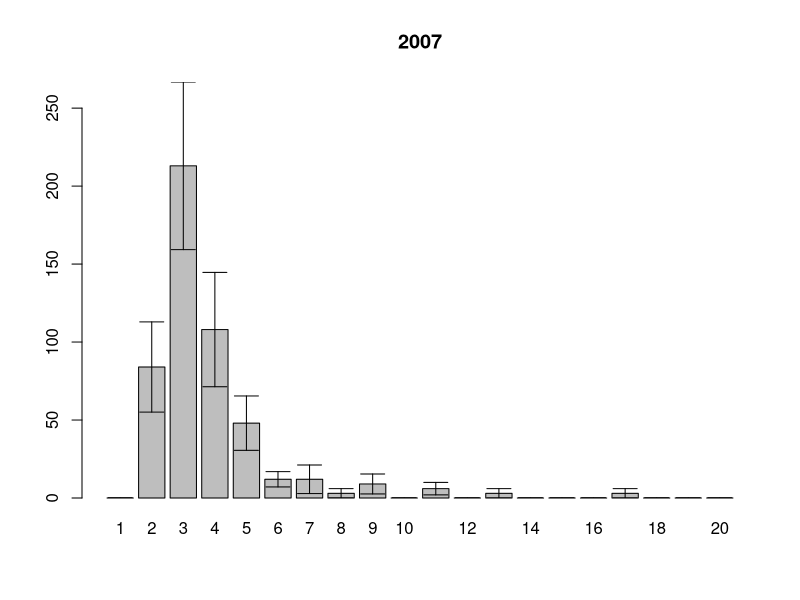
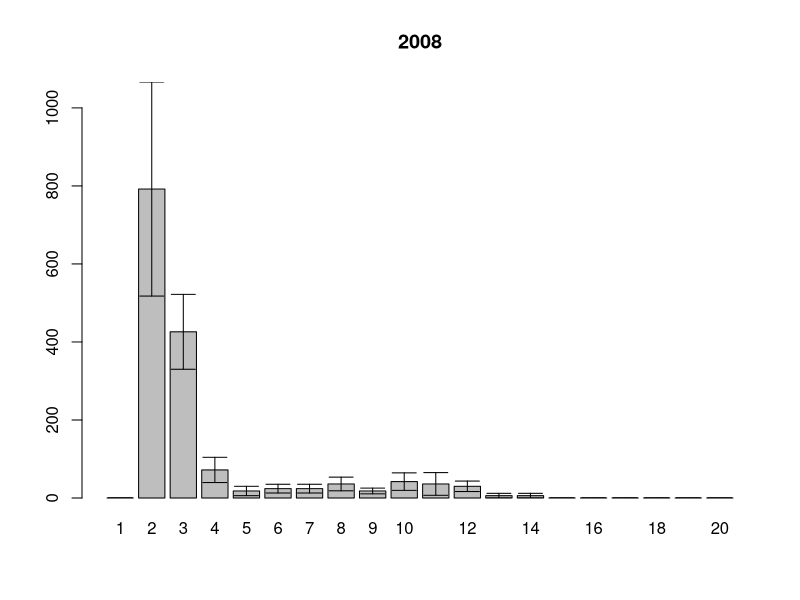
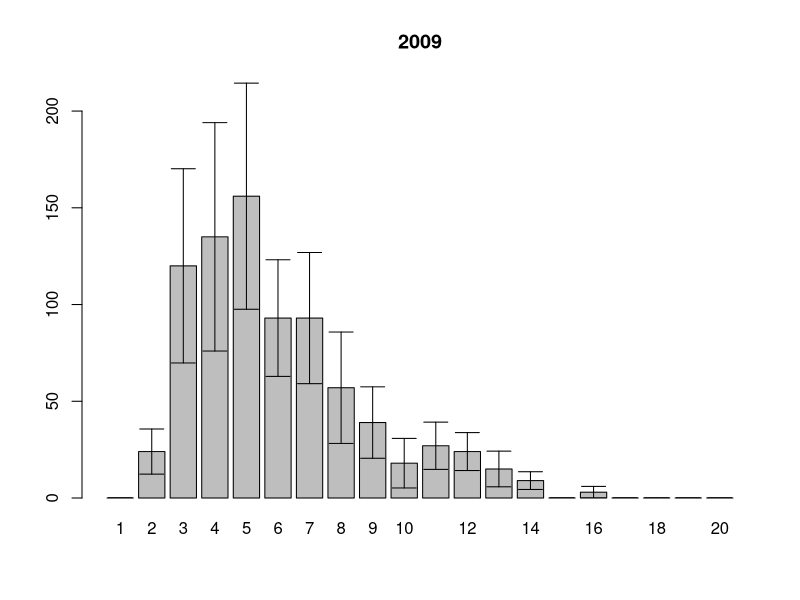
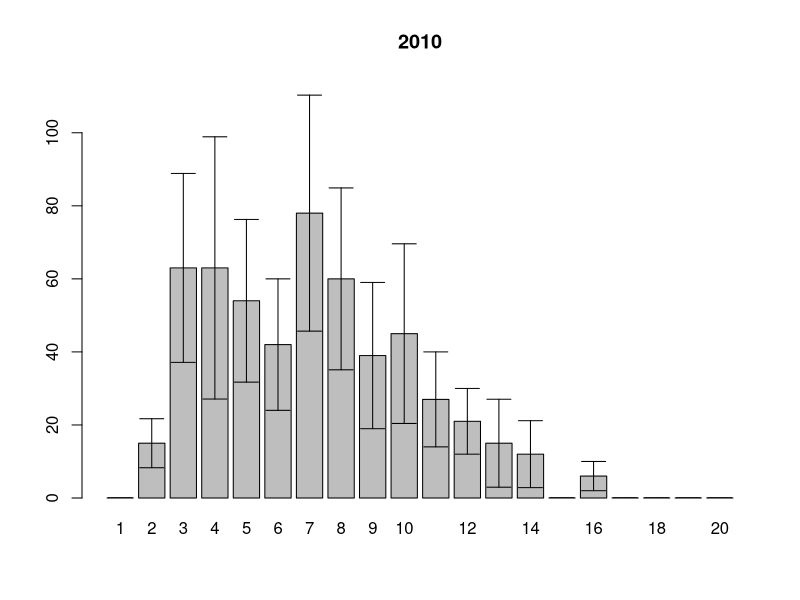
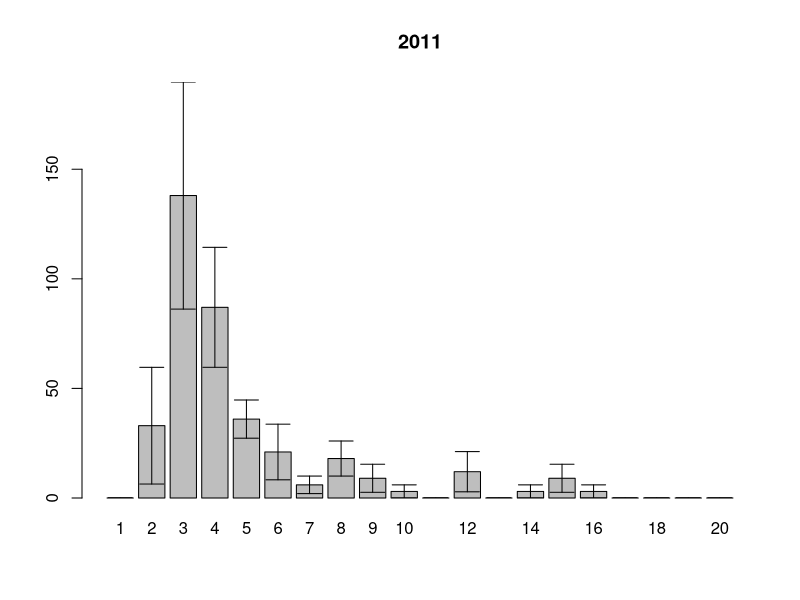
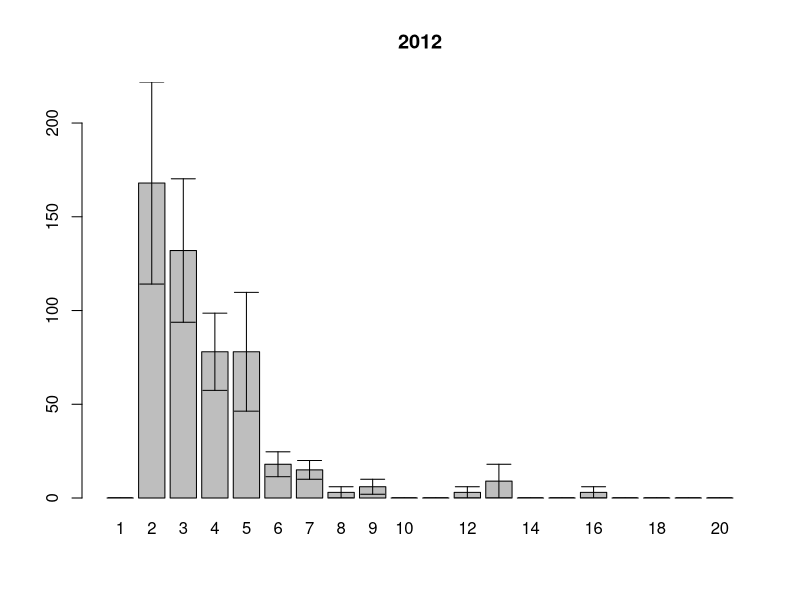
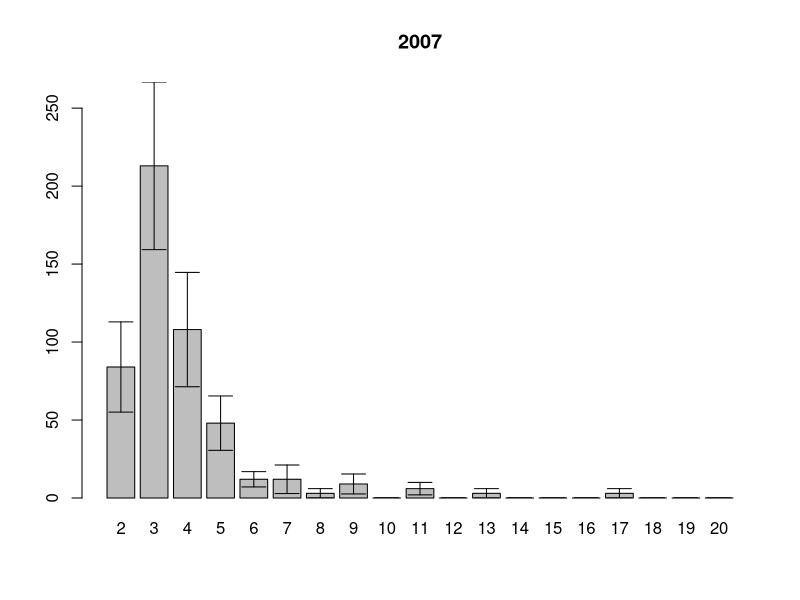
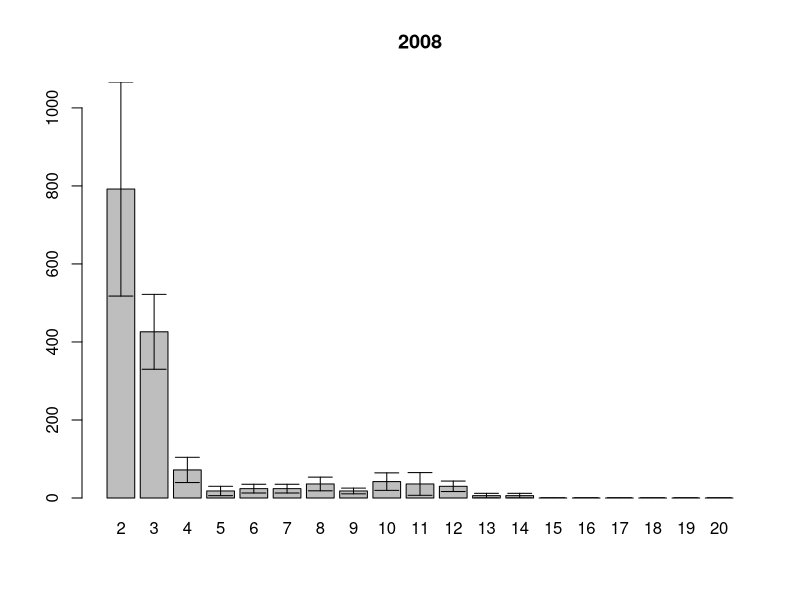

Here is the R script that generated these plots, in order: (Note: this script raises an error after producing the figures.)
setwd("~/Dropbox/PhD_thesis/White_Sea/Lomnishniy/")
setwd("~/note_backup_2013-04-13/PhD_thesis/White_Sea/Lomnishniy/")

# размерная структура суммарно по годам по горизонтам
ishodnik<-read.table(file="length.csv", sep=";", dec=",", head=T)
samples.squares<-read.table(file="squares.csv", sep=";", dec=",", head=T)
samples.names<-read.table(file="sample.csv", sep=";", dec=",", head=T)
attach(ishodnik)
#year<-factor(year)

Length.int<-cut(Length.mm, breaks=seq(0,20,1))

(size.str.table<-table(Length.int,year,sample))

size.str.df<-as.data.frame(size.str.table) # как таблица данных

#убираем те пробы которых на самом деле нету
for (i in 1:length(levels(size.str.df$year)))
{ (xxx<-size.str.df$sample[size.str.df$year==levels(size.str.df$year)[i] ]%in%
     samples.names$sample[samples.names$year==levels(size.str.df$year)[i]])
  antixxx<-as.logical(1-xxx)
  size.str.df$Freq[size.str.df$year==levels(size.str.df$year)[i]][antixxx]<-NA
}


# SUBSET - для фильтрации таблицы данных
# APPLY - кто-то из них для средней и СД по фрейму

#теперь на квадратный метр
size.str.sqmeter<-size.str.df
for (i in 1:length(levels(size.str.sqmeter$year)))
{
  size.str.sqmeter$Freq[size.str.sqmeter$year==levels(size.str.sqmeter$year)[i]]<-size.str.sqmeter$Freq[size.str.sqmeter$year==levels(size.str.sqmeter$year)[i]] * samples.squares$square[samples.squares$year==levels(size.str.sqmeter$year)[i]]
}

n.samples<-tapply(samples.names$sample,samples.names$year, length )

#subset(size.str.sqmeter,subset=size.str.sqmeter$year=="1992")

#и среднее??
# tapply выдает как резудьтат матрицу
(mean.sizestr.sqmeter<-t(tapply(size.str.sqmeter$Freq,INDEX=list(size.str.sqmeter$year, size.str.sqmeter$Length.int),FUN=mean, na.rm=T)))
mean.sqmeter.df<-as.data.frame(mean.sizestr.sqmeter)
(sd.sizestr.sqmeter<-tapply(size.str.sqmeter$Freq,INDEX=list(size.str.sqmeter$year, size.str.sqmeter$Length.int),FUN=sd, na.rm=T))

n.samples<-tapply(samples.names$sample,samples.names$year, length )

(sem.sizestr.sqmeter <-t(sd.sizestr.sqmeter/sqrt(as.vector(n.samples))))
sem.sqmeter.df<-as.data.frame(sem.sizestr.sqmeter)

length.class<-seq(1,20,1)

#>2mm mean size structure
(mean.sizestr.sqmeter2<-mean.sizestr.sqmeter[2:20,])
mean.sqmeter.df2<-as.data.frame(mean.sizestr.sqmeter2)
(sd.sizestr.sqmeter2<-sd.sizestr.sqmeter[,2:20])

n.samples<-tapply(samples.names$sample,samples.names$year, length )

(sem.sizestr.sqmeter2<-t(sd.sizestr.sqmeter2/sqrt(as.vector(n.samples))))
sem.sqmeter.df2<-as.data.frame(sem.sizestr.sqmeter2)

length.class2<-seq(2,20,1)

#from R-book 
error.bars<-function(yv,z,nn){
  xv<-
    barplot(yv,ylim=c(0,(max(yv)+max(z))),names=nn)#,ylab=deparse(substitute(yv)))
  g=(max(xv)-min(xv))/50
  for (i in 1:length(xv)) {
    lines(c(xv[i],xv[i]),c(yv[i]+z[i],yv[i]-z[i]))
    lines(c(xv[i]-g,xv[i]+g),c(yv[i]+z[i], yv[i]+z[i]))
    lines(c(xv[i]-g,xv[i]+g),c(yv[i]-z[i], yv[i]-z[i]))
  }}




  for (j in 1:length(colnames(mean.sizestr.sqmeter)))
  {
    pdf(file=paste("Lomnishniy", colnames(mean.sizestr.sqmeter)[j], ".pdf",sep="_"))
    error.bars(yv=mean.sizestr.sqmeter[,j], nn=length.class, z=sem.sizestr.sqmeter[,j])
    title(main=colnames(mean.sizestr.sqmeter)[j], xlab="", ylab="")
    dev.off()
  }



## to .eps
#for (j in 1:length(colnames(mean.sizestr.sqmeter)))
#{
#  postscript(file=paste("YuG1", colnames(mean.sizestr.sqmeter)[j], ".eps",sep="_"))
#  error.bars(yv=mean.sizestr.sqmeter[,j], nn=length.class, z=sem.sizestr.sqmeter[,j])
#  title(main=colnames(mean.sizestr.sqmeter)[j], xlab="", ylab="")
#  dev.off()
#}

#>1mm
for (j in 1:length(colnames(mean.sizestr.sqmeter2)))
{
  pdf(file=paste("Lomnishniy2", colnames(mean.sizestr.sqmeter2)[j], ".pdf",sep="_"))
  error.bars(yv=mean.sizestr.sqmeter2[,j], nn=length.class2, z=sem.sizestr.sqmeter2[,j])
  title(main=colnames(mean.sizestr.sqmeter2)[j], xlab="", ylab="")
  dev.off()
}


#динамика обилия
(N.sqmeter<-(t(tapply(size.str.sqmeter$Freq, list(size.str.sqmeter$year, size.str.sqmeter$sample), sum))))
(N.mean.sqmeter<-colMeans(N.sqmeter, na.rm=T))
N.sd.sqmeter<-apply(N.sqmeter, 2, sd, na.rm=T)
N.sem.sqmeter<-N.sd.sqmeter/sqrt(n.samples)

pdf(file="N_dynamic.pdf", family="NimbusSan") # указываем шрифт подпией
plot(y=N.mean.sqmeter, x=names(N.mean.sqmeter),pch=15, main="о. Ломнишный",
     ylim=c(min(N.mean.sqmeter)-max(N.sem.sqmeter), max(N.mean.sqmeter)+max(N.sem.sqmeter)),
     xlab="год", ylab="N, экз./кв.м")
lines(seq(as.numeric(min(names(N.mean.sqmeter))),as.numeric(max(names(N.mean.sqmeter))),1), N.mean.sqmeter, pch=1, type="b")
arrows(x0=seq(as.numeric(min(names(N.mean.sqmeter))),as.numeric(max(names(N.mean.sqmeter))),1), 
       x1=seq(as.numeric(min(names(N.mean.sqmeter))),as.numeric(max(names(N.mean.sqmeter))),1),
       y0=N.mean.sqmeter-N.sem.sqmeter, y1=N.mean.sqmeter+N.sem.sqmeter, angle=90, code=3, length=0.1)
dev.off()
embedFonts("N_dynamic.pdf") #встройка шрифтов в файл

#динамика без молод ( больше 2+)


(N2.sqmeter<-(t(tapply(size.str.sqmeter$Freq[size.str.sqmeter$Length.int!="(0,1]"], 
                       list(size.str.sqmeter$year[size.str.sqmeter$Length.int!="(0,1]"], 
                            size.str.sqmeter$sample[size.str.sqmeter$Length.int!="(0,1]"]), sum))))
(N2.mean.sqmeter<-colMeans(N2.sqmeter, na.rm=T))
(N2.sd.sqmeter<-apply(N2.sqmeter, 2, sd, na.rm=T))
N2.sem.sqmeter<-N2.sd.sqmeter/sqrt(n.samples)

pdf(file="N2_dynamic.pdf", family="NimbusSan") # указываем шрифт подпией
plot(y=N2.mean.sqmeter, x=names(N2.mean.sqmeter),pch=15, main="о. Ломнишный",
     ylim=c(min(N2.mean.sqmeter)-max(N2.sem.sqmeter), max(N2.mean.sqmeter)+max(N2.sem.sqmeter)),
     xlab="год", ylab="N, экз./кв.м")
lines(seq(as.numeric(min(names(N2.mean.sqmeter))),as.numeric(max(names(N2.mean.sqmeter))),1), N2.mean.sqmeter, pch=1, type="b")
arrows(x0=seq(as.numeric(min(names(N2.mean.sqmeter))),as.numeric(max(names(N2.mean.sqmeter))),1), 
       x1=seq(as.numeric(min(names(N2.mean.sqmeter))),as.numeric(max(names(N2.mean.sqmeter))),1),
       y0=N2.mean.sqmeter-N2.sem.sqmeter, y1=N2.mean.sqmeter+N2.sem.sqmeter, angle=90, code=3, length=0.1)
dev.off()
embedFonts("N2_dynamic.pdf") #встройка шрифтов в файл

# динамика >2mm с осью 1992-2012
(y92.12<-seq(1992,2012,1))
N2.92.12.mean<-c(rep(NA,(as.numeric(min(names(N2.mean.sqmeter)))-1992)), N2.mean.sqmeter)
N2.92.12.sem<-c(rep(NA,(as.numeric(min(names(N2.sem.sqmeter)))-1992)), N2.sem.sqmeter)

pdf(file="N2_dynamic_92_12.pdf", family="NimbusSan") # указываем шрифт подпией
plot(y=N2.92.12.mean, x=y92.12,pch=15, main="о. Ломнишный",
     ylim=c(min(N2.92.12.mean, na.rm=T)-max(N2.92.12.sem, na.rm=T), max(N2.92.12.mean, na.rm=T)+max(N2.92.12.sem, na.rm=T)),
     xlab="год", ylab="N, экз./кв.м")
lines(y92.12, N2.92.12.mean, pch=1, type="b")
arrows(x0=y92.12, 
       x1=y92.12,
       y0=N2.92.12.mean-N2.92.12.sem, y1=N2.92.12.mean+N2.92.12.sem, angle=90, code=3, length=0.1)
dev.off()
embedFonts("N2_dynamic_92_12.pdf") #встройка шрифтов в файл


#plot(y=N.mean.sqmeter, x=names(N.mean.sqmeter),pch=1)
#segments(x0=seq(as.numeric(min(names(N.mean.sqmeter))),as.numeric(max(names(N.mean.sqmeter))),1), 
#         x1=seq(as.numeric(min(names(N.mean.sqmeter))),as.numeric(max(names(N.mean.sqmeter))),1),
#         y0=N.mean.sqmeter-N.sem.sqmeter, y1=N.mean.sqmeter+N.sem.sqmeter)


#динамика максимального размера
str(ishodnik)
(Length.max<-tapply(Length.mm, year, max, na.rm=T))
plot(x=names(Length.max), y=Length.max, type=none)


pdf(file="L_max.pdf", family="NimbusSan") # указываем шрифт подпией
plot(x=names(Length.max), y=Length.max, type="none", main="о. Ломнишный", xlab="год", ylab="L max, мм")
lines(x=names(Length.max), y=Length.max, pch=1, type="b")
dev.off()
embedFonts("L_max.pdf") #встройка шрифтов в файл
